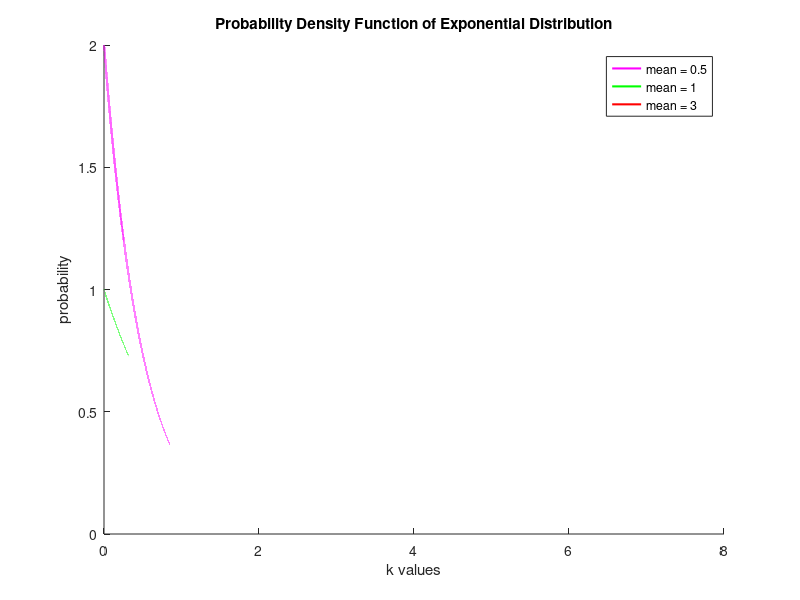
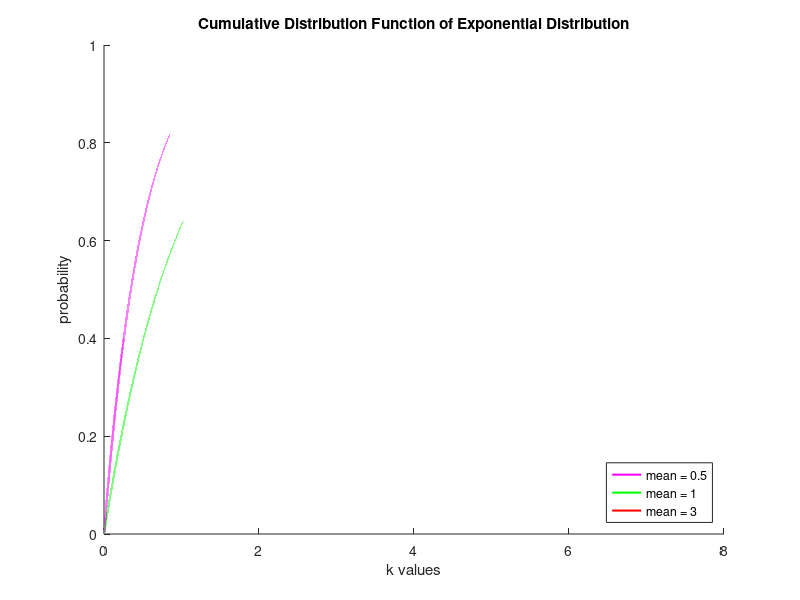

These figures' MATLAB source, in order:
pkg load statistics

clc;
clear all;
close all;

nfig = 1;
colors = "mgrbk";

# TASK A: In a common diagram, design the Probability Density Function of Exponential Distribution
# with mean 0.5, 1, 3. In the horizontal axes, choose k parameters between 0 and 8.

k = 0:0.00001:8;
mean = [0.5, 1, 3];

for i = 1:3
  exp(i,:) = exppdf(k, mean(i));
endfor


figure(nfig);
hold on;
for i = 1:3
  plot(k, exp(i,:), colors(i), 'LineWidth', 1.5);
endfor
hold off;

title("Probability Density Function of Exponential Distribution");
xlabel("k values");
ylabel("probability");
legend("mean = 0.5", "mean = 1", "mean = 3");

# TASK B: In a common diagram, design the Cumulative Distribution Function of Exponential Distribution
# with mean 0.5, 1, 3. In the horizontal axes, choose k parameters between 0 and 8.

for i = 1:3
  exp(i,:) = expcdf(k, mean(i));
endfor

nfig = nfig + 1;
figure(nfig);
hold on;
for i = 1:3
  plot(k, exp(i,:), colors(i), 'LineWidth', 1.5);
endfor
hold off;

title("Cumulative Distribution Function of Exponential Distribution");
xlabel("k values");
ylabel("probability");
legend("mean = 0.5", "mean = 1", "mean = 3", 'location', 'southeast');

# TASK C: calculate tha probabilities P(X>30000) and P(X>50000|X>20000) with 1/lamda = 2.5 sec
# to show memory loss property of exponential distribution

exp_c = expcdf(k, 2.5);

probab_1 = 1 - exp_c(30000);
display("P(X>30000) when X~Exp(1/2.5) is")
display(probab_1)

probab_2 = (1 - exp_c(50000))/(1 - exp_c(20000));
display("P(X>50000|X>20000) when X~Exp(1/2.5) is")
display(probab_2)